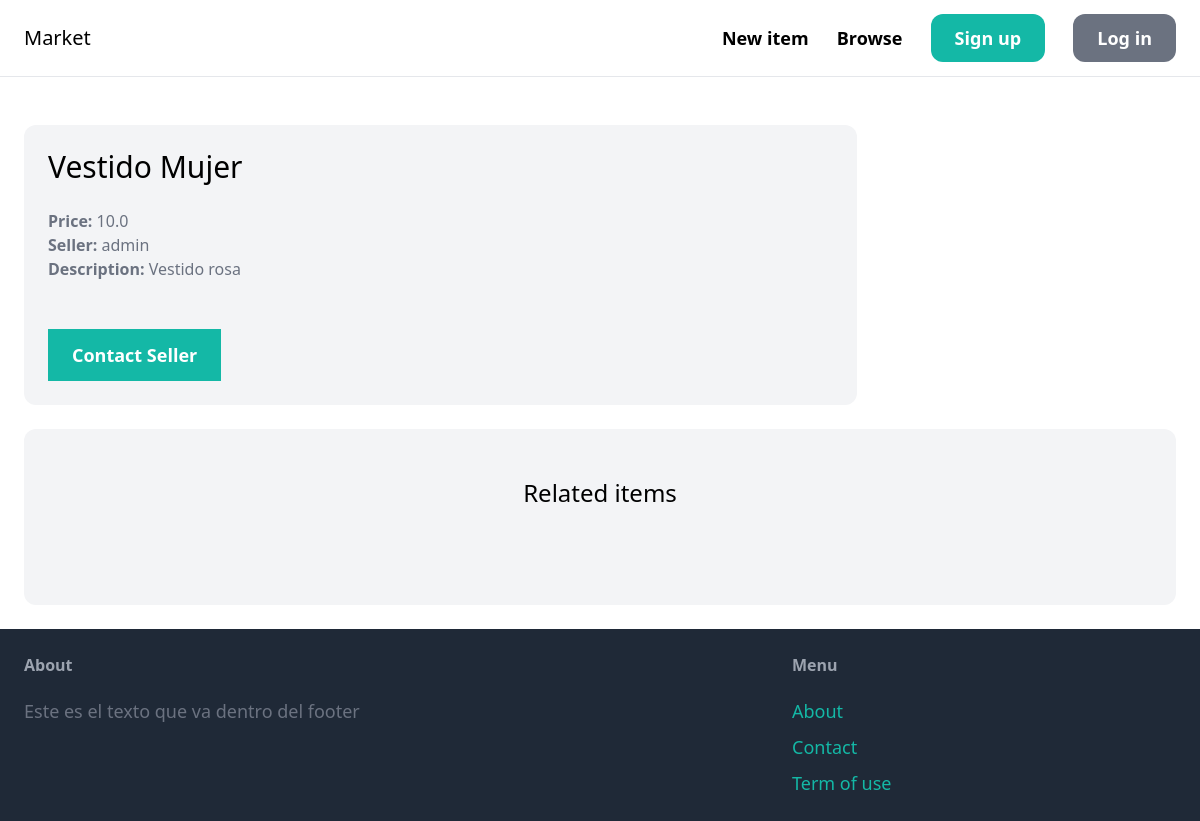
Page /items/4/ on the committed database.
### item/models.py (models this page shows, shortened)
class Item (models.Model):
    category = models.ForeignKey(Category, related_name='items', on_delete=models.CASCADE)
    name = models.CharField(max_length=255)
    description = models.TextField(blank = True, null =True)
    price = models.FloatField()
    img = models.ImageField(upload_to='item_img', blank=True,null=True)
    is_sold = models.BooleanField(default=False)
    created_at = models.DateTimeField(default=False)
    created_by = models.ForeignKey(User,related_name='items',on_delete = models.CASCADE)

### item/views.py (the view)
# urls.py: path('<int:pk>/', views.detail, name='detail'),
def detail(requets, pk):
    item = get_object_or_404(Item,pk =pk)
    related_items = Item.objects.filter(category=item.category, is_sold=False).exclude(pk=pk)[0:3]
    return render(requets, 'details.html',{
        'item': item,
        'related_items': related_items
    })

### item/templates/details.html (shortened to what this page needs)
{% extends 'base.html' %}
{% block content %}
    <div class="grid grid-clos-5 gap-6">
        <div class="col-span-2 p-6 bg-gray-100 rounded-xl">
            <h1 class="mb-6 text-3xl">{{ item.name }}</h1>
            <p class="text-gray-500"><strong> Price: </strong>{{ item.price }}</p>
            <p class="text-gray-500"><strong> Seller: </strong>{{ item.created_by.username }}</p>
            {% if item.description %}
                <p class="text-gray-500"><strong>Description:</strong> {{item.description}}</p><br>
            {% endif %}
            <a href="#" class="inline-block mt-6 px-6 py-3 text-lg font-semibold bg-teal-500 text-white hover-bg-teal-700">Contact Seller</a>
        </div>
    </div>
    <div class="mt-6 px-6 py-12 bg-gray-100 rounded-xl">
        <h2 class="mb-12 text-2xl text-center">Related items</h2>
    </div>
{% endblock %}

### rows in the picture
Item: name "Vestido Mujer", price "10.0", created_by.username "admin", description "Vestido rosa"
